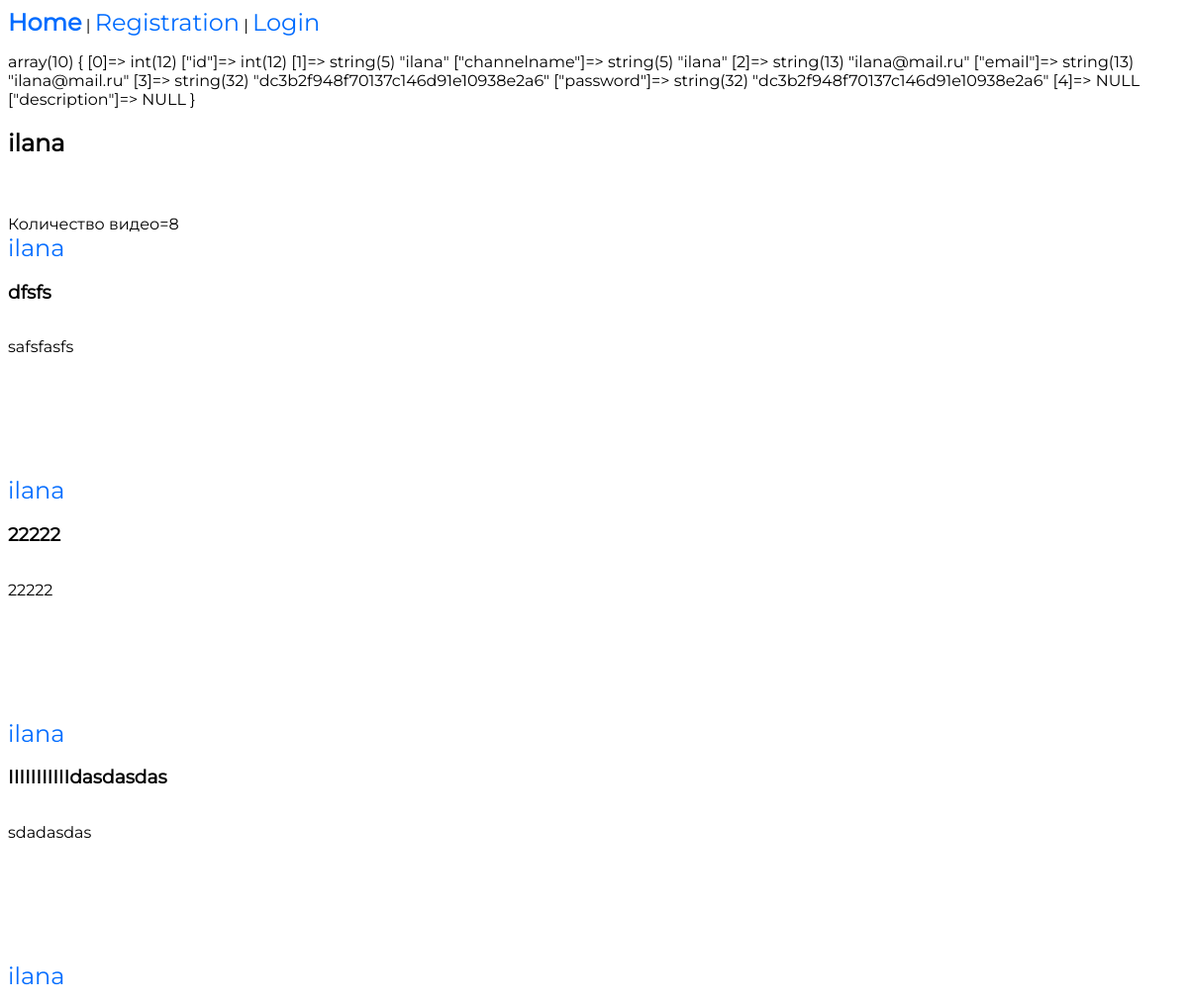
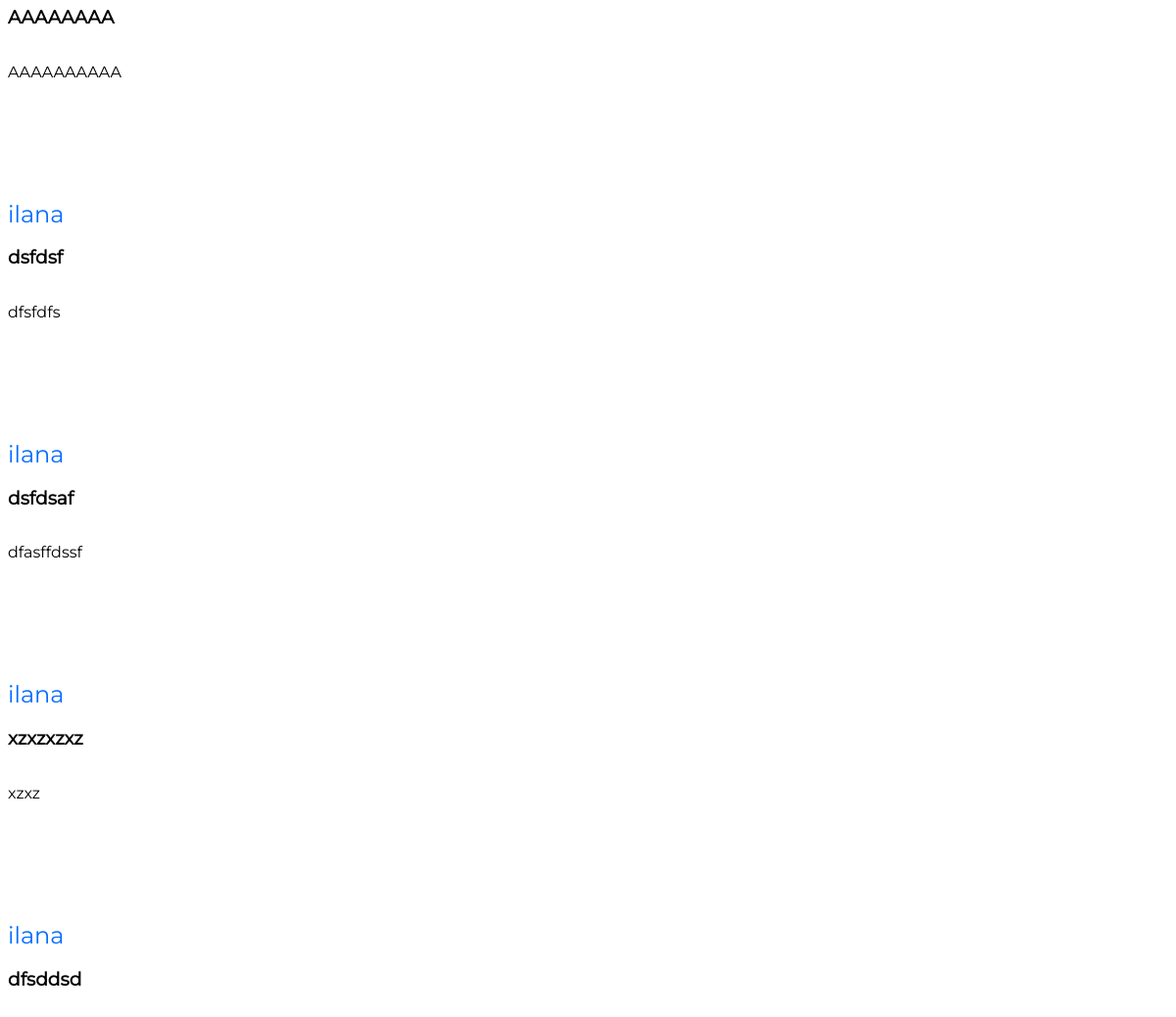
The page /channel.php?id=12 on the database its author committed (2 pictures, top to bottom).
### tables this page shows
CREATE TABLE `users` (
  `id` int(11) NOT NULL,
  `channelname` varchar(20) NOT NULL,
  `email` varchar(254) NOT NULL,
  `password` varchar(32) NOT NULL,
  `description` text
);

CREATE TABLE `videos` (
  `id` int(11) NOT NULL,
  `video_url` text NOT NULL,
  `channelname` varchar(50) DEFAULT NULL,
  `videoname` varchar(50) NOT NULL,
  `description` varchar(500) DEFAULT NULL,
  `channel_id` int(11) NOT NULL,
  `image_url` text NOT NULL
);

### includes/db_conn.php (called while the page is built, shortened)
<?php
$db = new PDO('mysql:host=localhost;dbname=test_db', 'root', 'root');
function preparePost($post)
{
    $post['videoname'] = htmlspecialchars($post['videoname']);
    $post['description'] = $post['description'];
    $post['video_url'] = htmlspecialchars($post['video_url']);
    $post['channelname'] = htmlspecialchars($post['channelname']);
    $post['image_url'] =  htmlspecialchars($post['image_url']);
    return $post;
}
function getPost($id)
{
    global $db;
    $post = $db->query("SELECT * FROM videos WHERE id = " . intval($id))->fetch();
    return $post ? preparePost($post) : false;
}

### channel.php (the view, shortened to what this page needs)
<? include 'includes/header.php';
$post = getPost($_GET['id']);
$channel = $db->query("SELECT * FROM users WHERE id = " . intval($post['id']))->fetch();
?>
<p><?= var_dump($channel); ?></p>
<h2><?= $channel['channelname'] ?></h2>
<br>
<br>
<div class="videos">
    <?php
    $ch_id = $post['id'];
    $sqlString = "SELECT * FROM videos WHERE channel_id = $ch_id ORDER BY id DESC";
    $videos = $db->query($sqlString)->fetchAll();
    echo 'Количество видео=' . count($videos);
    ?>
    <?php foreach ($videos as $video) :
        $video = preparePost($video);
    ?>
        <a href="channel.php?id=<?= $video['id'] ?>"><?= $video['channelname'] ?></a>
        <h3><?= $video['videoname'] ?></h3>
        <p><?= $video['description'] ?></p>
        <br>
        <br>
        <a href="show.php?id=<?= $video['id'] ?>"><img src="<?= $video['image_url']  ?>" alt=""></a>
        <br>
        <br>
    <? endforeach; ?>
</div>
<br>
<br>

### style.css (style rules this page uses)
body { font-family: 'Montserrat'; }
.videos { display: flex; flex-direction: column; }
a { font-family: 'Montserrat'; text-decoration: none; color: #006CFF; font-size: 1.5rem; }

### rows shown on the page
users: channelname "ilana"
videos: channelname "ilana", videoname "dfsfs", description "safsfasfs"
videos: channelname "ilana", videoname "22222", description "22222"
videos: channelname "ilana", videoname "IIIIIIIIIIIdasdasdas", description "sdadasdas"
videos: channelname "ilana", videoname "AAAAAAAA", description "AAAAAAAAAA"
videos: channelname "ilana", videoname "dsfdsf", description "dfsfdfs"
videos: channelname "ilana", videoname "dsfdsaf", description "dfasffdssf"
videos: channelname "ilana", videoname "xzxzxzxz", description "xzxz"
videos: channelname "ilana", videoname "dfsddsd"

### other values the page prints
count($videos) "8"
